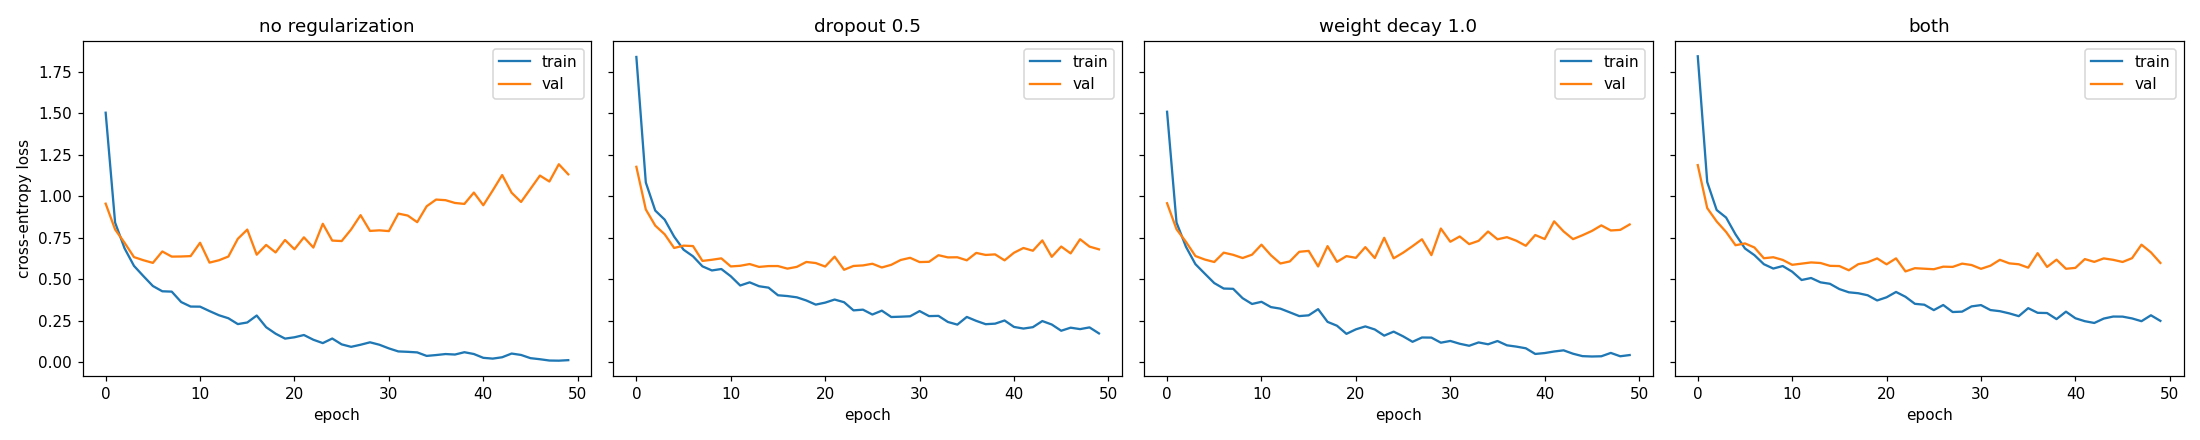

The script that saved this image:
"""Day 3, part 2: force overfitting, then fix it.

1,000 training images + a bigger network + 50 epochs = a model that memorizes.
Then the same run with dropout, with weight decay, and with both.

YOUR PART: build_big_model() - marked TODO.

Run:  python overfit.py
Out:  overfit.png, plus a results table
"""
import matplotlib.pyplot as plt
import torch
from torch import nn
from torch.utils.data import DataLoader, TensorDataset

from train import evaluate, get_loaders, train_one_epoch

TRAIN_SUBSET = 1_000
EPOCHS = 50

# name -> (dropout p, weight decay)
CONFIGS = {
    "no regularization": (0.0, 0.0),
    "dropout 0.5": (0.5, 0.0),
    "weight decay 1.0": (0.0, 1.0),
    "both": (0.5, 1.0),
}


# ---------------------------------------------------------------- YOUR PART

def build_big_model(dropout=0.0):
    """TODO: return an nn.Sequential with two hidden layers of 512 and dropout after each ReLU:

        Flatten
        Linear(784, 512) -> ReLU -> Dropout(dropout)
        Linear(512, 512) -> ReLU -> Dropout(dropout)
        Linear(512, 10)

    Hint: nn.Dropout(p). With p=0.0 it does nothing, so one function covers every config.
    Before running: how many parameters is this? (~5x the Day 2 model - check your guess.)
    """
    return nn.Sequential(
        nn.Flatten(),
        nn.Linear(784, 512),
        nn.ReLU(),
        nn.Dropout(dropout),

        nn.Linear(512, 512),
        nn.ReLU(),
        nn.Dropout(dropout),

        nn.Linear(512, 10)
    )


# ---------------------------------------------------------------- boilerplate

def preload(loader, device, shuffle, batch_size):
    """Decode every image once and keep the whole set on the GPU as one tensor.
    (This is the fix for the Day 2 data-loading bottleneck - part 3 measures it.)"""
    xs, ys = zip(*loader)
    ds = TensorDataset(torch.cat(xs).to(device), torch.cat(ys).to(device))
    return DataLoader(ds, batch_size=batch_size, shuffle=shuffle)


@torch.no_grad()
def val_acc_in_train_mode(model, loader):
    """Deliberately WRONG evaluation: dropout left on. Shows why model.eval() matters."""
    model.train()
    correct = total = 0
    for xb, yb in loader:
        correct += (model(xb).argmax(1) == yb).sum().item()
        total += yb.size(0)
    return correct / total


def run(name, dropout, weight_decay, train_loader, val_loader, device):
    torch.manual_seed(0)
    model = build_big_model(dropout).to(device)
    # AdamW = Adam with weight decay done properly (decoupled from the gradient).
    opt = torch.optim.AdamW(model.parameters(), lr=1e-3, weight_decay=weight_decay)
    loss_fn = nn.CrossEntropyLoss()

    hist = {"train": [], "val": [], "acc": []}
    for _ in range(EPOCHS):
        hist["train"].append(train_one_epoch(model, train_loader, loss_fn, opt, device))
        val_loss, acc = evaluate(model, val_loader, loss_fn, device)
        hist["val"].append(val_loss)
        hist["acc"].append(acc)

    best = min(range(EPOCHS), key=lambda i: hist["val"][i])
    hist["summary"] = {
        "final train loss": hist["train"][-1],
        "final val loss": hist["val"][-1],
        "best val loss (epoch)": f"{hist['val'][best]:.3f} ({best + 1})",
        "final val acc": hist["acc"][-1],
        "val acc, dropout left ON": val_acc_in_train_mode(model, val_loader) if dropout else None,
    }
    return hist


def plot(results, path="overfit.png"):
    fig, axes = plt.subplots(1, len(results), figsize=(5 * len(results), 4), sharey=True)
    for ax, (name, h) in zip(axes, results.items()):
        ax.plot(h["train"], label="train")
        ax.plot(h["val"], label="val")
        ax.set(title=name, xlabel="epoch")
        ax.legend()
    axes[0].set_ylabel("cross-entropy loss")
    fig.tight_layout()
    fig.savefig(path, dpi=110)
    plt.close(fig)


def main():
    device = "cuda" if torch.cuda.is_available() else "cpu"
    train_loader, val_loader = get_loaders(train_subset=TRAIN_SUBSET)
    train_loader = preload(train_loader, device, shuffle=True, batch_size=64)
    val_loader = preload(val_loader, device, shuffle=False, batch_size=1024)
    print(f"device: {device} | train images: {TRAIN_SUBSET} | val images: 10,000 | epochs: {EPOCHS}")
    print(f"parameters: {sum(p.numel() for p in build_big_model().parameters()):,}\n")

    results = {}
    for name, (p, wd) in CONFIGS.items():
        results[name] = run(name, p, wd, train_loader, val_loader, device)
        print(f"== {name}")
        for k, v in results[name]["summary"].items():
            if v is not None:
                print(f"   {k:<26} {v:.3f}" if isinstance(v, float) else f"   {k:<26} {v}")

    plot(results)
    print("\nsaved overfit.png")


if __name__ == "__main__":
    main()
